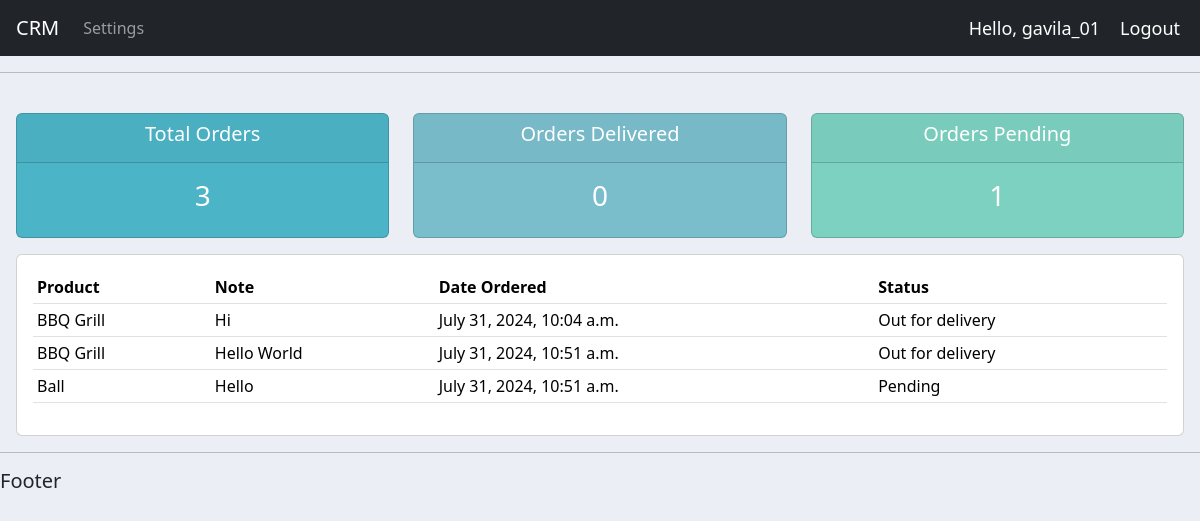
The page /user (signed in) on the database its author committed.
### accounts/models.py (models this page shows, shortened)
class Order(models.Model):
    STATUS = (
        ('Pending', 'Pending'),
        ('Out for delivery', 'Out for delivery'),
        ('Delivered', 'Delivered')
    )
    customer = models.ForeignKey(Customer, null=True, on_delete=models.SET_NULL, related_name='orders')
    product = models.ForeignKey(Product, null=True, on_delete=models.SET_NULL, related_name='orderBelongingTo')
    date_created = models.DateTimeField(auto_now_add=True, null=True)
    status = models.CharField(max_length=64, null=True, choices=STATUS)
    note = models.CharField(max_length=64, null=True)

class Product(models.Model):
    CATEGORY = (
            ('Indoor', 'Indoor'),
            ('Outdoor', 'Outdoor')
    )
    name = models.CharField(max_length=64, null=True)
    price = models.FloatField(null=True)
    category = models.CharField(max_length=64, null=True, choices=CATEGORY)
    description = models.CharField(max_length=64, null=True, blank=True)
    tags = models.ManyToManyField(Tag)
    date_created = models.DateTimeField(auto_now_add=True, null=True)
    def __str__(self):
        return self.name

### accounts/decorators.py (the view)
        def wrapper_func(request, *args, **kwargs):
            group = None
            if request.user.groups.exists():
                group = request.user.groups.all()[0].name
            if group in allowed_roles:
                return view_func(request, *args, **kwargs)
            else:
                return HttpResponse("You are not authorized to view this page.")

### accounts/views.py (called while the page is built)
@login_required(login_url='accounts:login')
@allowed_users(allowed_roles=['customer'])
def userPage(request):
    orders = request.user.customer.orders.all()
    total_orders = orders.count()
    delivered = orders.filter(status='Delivered').count()
    pending = orders.filter(status='Pending').count()
    context = {'orders': orders, 'total_orders': total_orders,
                'delivered': delivered, 'pending': pending}
    return render(request, 'accounts/user.html', context)

### accounts/templates/accounts/user.html
{% extends 'accounts/main.html' %}
{% block content %}
{% include 'accounts/status.html' %}
<div class="row">
    <div class="col-md">
        <div class="card card-body">
            <table class="table table-sm">
                <tr>
                    <th>Product</th>
                    <th>Note</th>
                    <th>Date Ordered</th>
                    <th>Status</th>
                </tr>
                {% for order in orders %}
                <tr>
                    <td>{{ order.product }}</td>
                    <td>{{ order.note }}</td>
                    <td>{{ order.date_created }}</td>
                    <td>{{ order.status }}</td>
                </tr>
                {% endfor %}
            </table>
        </div>
    </div>
</div>
{% endblock %}

### accounts/templates/accounts/navbar.html (shortened to what this page needs)
<nav class="navbar navbar-expand-lg navbar-dark bg-dark">
    <a class="navbar-brand ms-3" href="#">CRM</a>
    <div class="collapse navbar-collapse" id="navbarNav">
        <ul class="navbar-nav">
            {% if request.user.is_staff %}
                <li class="nav-item active">
                <a class="nav-link" href="{% url 'accounts:home' %}">Dashboard</a>
                </li>
                <li class="nav-item">
                <a class="nav-link" href="{% url 'accounts:products' %}">Products</a>
                </li>
            {% else %}
                <li class="nav-item">
                    <a class="nav-link" href="{% url 'accounts:account' %}">Settings</a>
                </li>
            {% endif %}
        </ul>
    </div>
    <span class="hello-msg">Hello, {{ request.user }}</span>
    <span><a class="logout-btn" href="{% url 'accounts:logout' %}">Logout</a></span>
</nav>
<hr>

### accounts/static/css/styles.css (style rules this page uses)
body { background-color: #ebeff5; }

### accounts/templates/accounts/navbar.html (style rules this page uses)
.hello-msg, .logout-btn { font-size: 18px; color: white; margin-right: 20px; text-decoration: none; }

### rows shown on the page
Order: product "BBQ Grill", note "Hi", date_created "July 31, 2024, 10:04 a.m.", status "Out for delivery"
Order: product "BBQ Grill", note "Hello World", date_created "July 31, 2024, 10:51 a.m.", status "Out for delivery"
Order: product "Ball", note "Hello", date_created "July 31, 2024, 10:51 a.m.", status "Pending"

### other values the page prints
{{ request.user }} "gavila_01"
{{ total_orders }} "3"
{{ delivered }} "0"
{{ pending }} "1"
